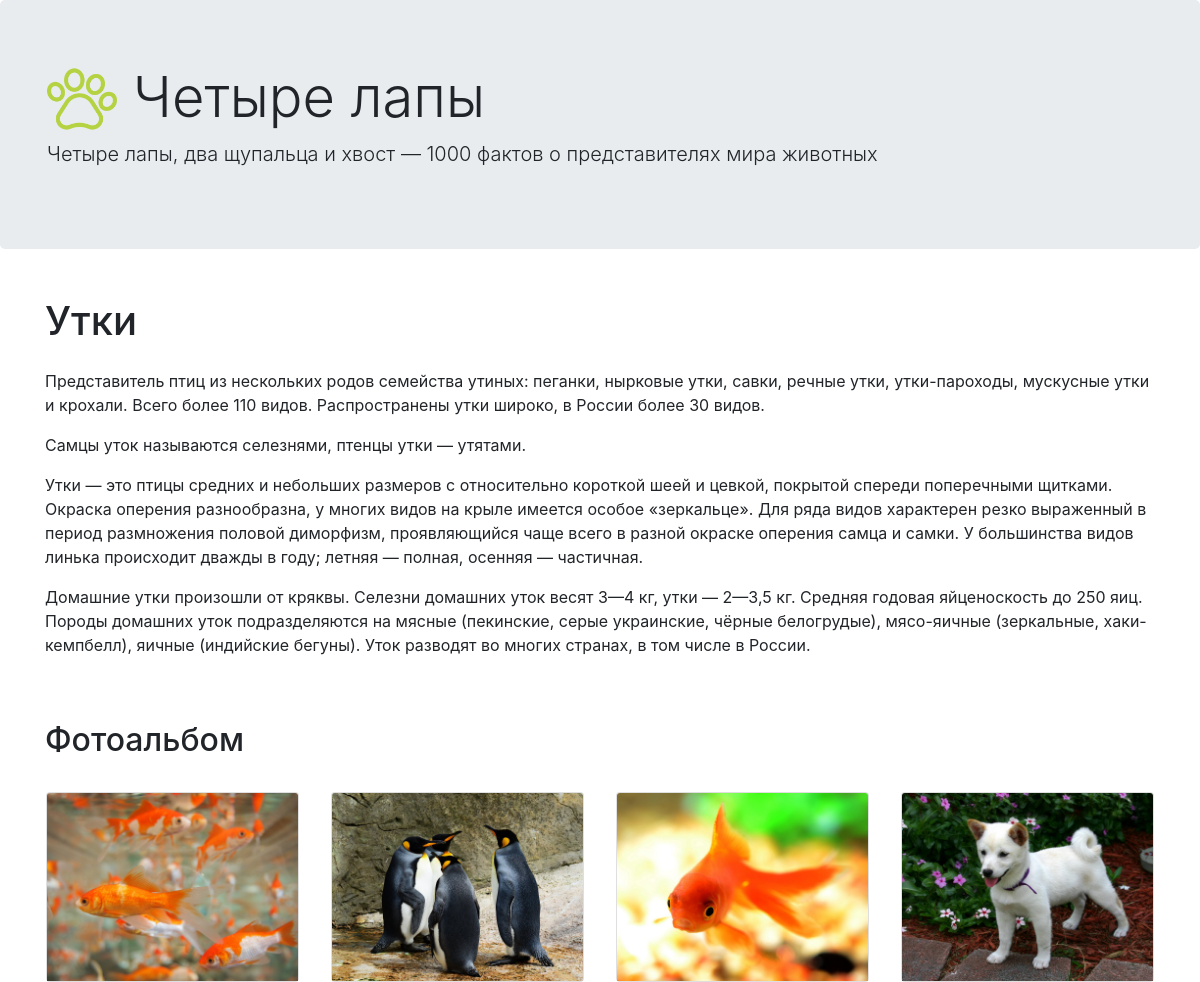
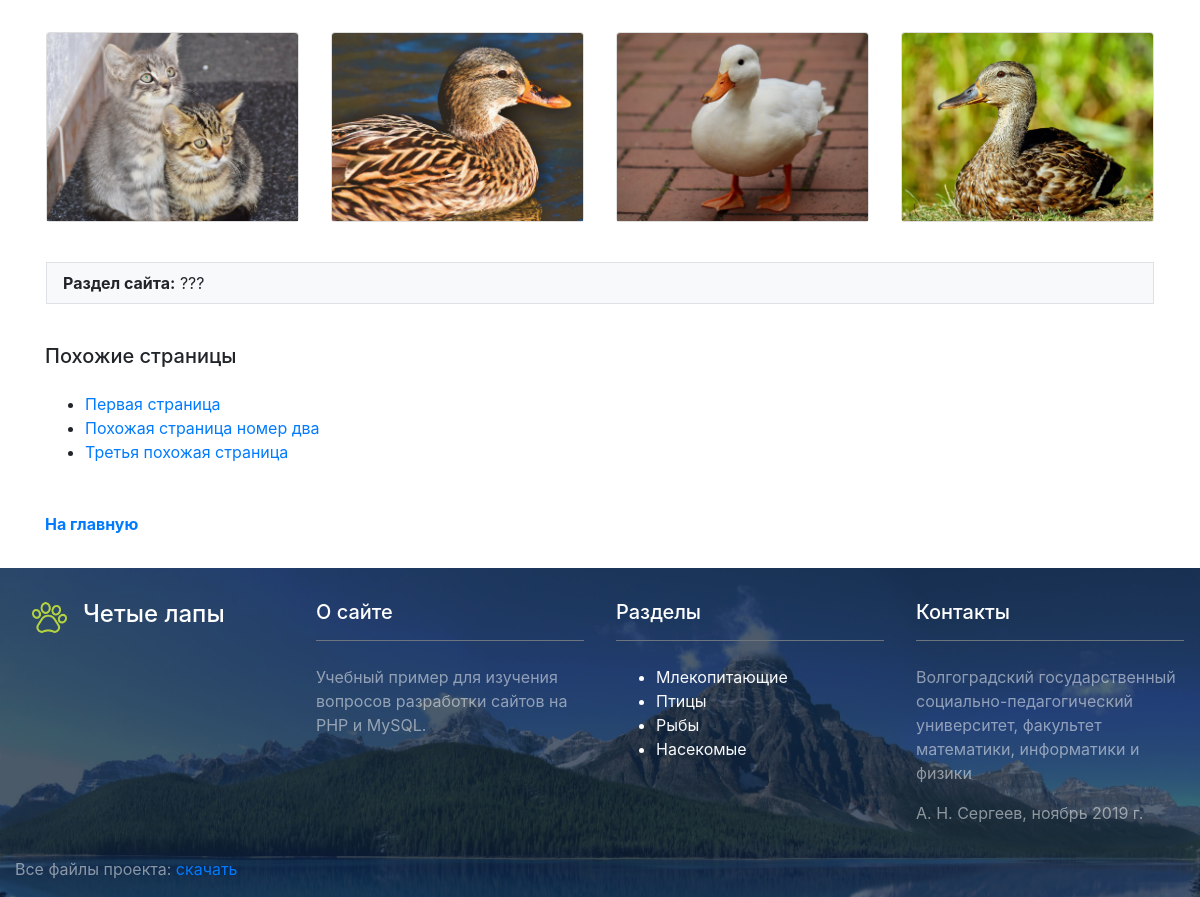
/?page=3, run on the app's committed database (2 pictures, top to bottom).
### tables this page shows
CREATE TABLE IF NOT EXISTS `pages` (
  `id` bigint(20) NOT NULL AUTO_INCREMENT,
  `title` text NOT NULL,
  `description` text,
  `content` text NOT NULL,
  `category` bigint(20) NOT NULL,
  `image` varchar(200) DEFAULT NULL,
  PRIMARY KEY (`id`)
);

CREATE TABLE IF NOT EXISTS `photos` (
  `id` bigint(20) NOT NULL AUTO_INCREMENT,
  `file` varchar(200) NOT NULL,
  `page` bigint(20) NOT NULL,
  PRIMARY KEY (`id`)
);

### content.php (the view)
<div class="container mt-5 mb-3">
    <?php
        $result = $mysqli->query( "SELECT * FROM pages WHERE id=$page_id" );
        $row = $result->fetch_assoc();
        if ( $row ) :
    ?>
    <div class="row">
        <div class="col mb-5">
            <h1 class="mb-4"><?php echo $row['title']; ?></h1>
            <p><?php echo preg_replace( "/\n\n|\r\n\r\n/", "<p>", $row['content'] ); ?>
        </div>
    </div>
    <div class="row">
        <div class="col">
            <h2 class="mb-3">Фотоальбом</h2>
            <div class="card-deck">
                <?php
                    $result = $mysqli->query( "SELECT * FROM photos ORDER BY rand() LIMIT 8" );
                    while ( $row = $result->fetch_assoc() ) :
                ?>
                <div class="col-12 col-sm-6 col-lg-4 col-xl-3 p-3">
                    <div class="card m-0">
                        <img src="images/<?php echo $row['file']; ?>" class="card-img-top">
                    </div>
                </div>
                <?php
                    endwhile;
                ?>
            </div>
        </div>
    </div>
    <div class="row">
        <div class="col bg-light border p-2 pl-3 m-3 mt-4">
            <strong>Раздел сайта:</strong> ???
        </div>
    </div>
    <div class="row">
        <div class="col">
            <h5 class="mt-4">Похожие страницы</h5>
            <ul class="mt-4">
                <li><a href="123">Первая страница</a></li>
                <li><a href="456">Похожая страница номер два</a></li>
                <li><a href="789">Третья похожая страница</a></li>
            </ul>
            <p class="mt-5"><strong><a href=".">На главную</a></strong>
        </div>
    </div>
    <?php
        else:
            include "404.php";
        endif;
    ?>
</div>

### data on the page
pages: title "Утки", content "Представитель птиц из нескольких родов семейства утиных: пеганки, нырковые утки, савки, речные утки, утки-пароходы, мускусные утки и крохали. Всего более 110 видов. Распространены утки широко, в России более 30 видов. Самцы уток называются селезнями, птенцы утки — утятами. Утки — это птицы средних и небольших размеров с относительно короткой шеей и цевкой, покрытой спереди поперечными щитками. Окраска оперения разнообразна, у многих видов на крыле имеется особое «зеркальце». Для ряда видов характерен резко выраженный в период размножения половой диморфизм, проявляющийся чаще всего в разной окраске оперения самца и самки. У большинства видов линька происходит дважды в году; летняя — полная,…"
photos: file (picture)
photos: file (picture)
photos: file (picture)
photos: file (picture)
photos: file (picture)
photos: file (picture)
photos: file (picture)
photos: file (picture)
